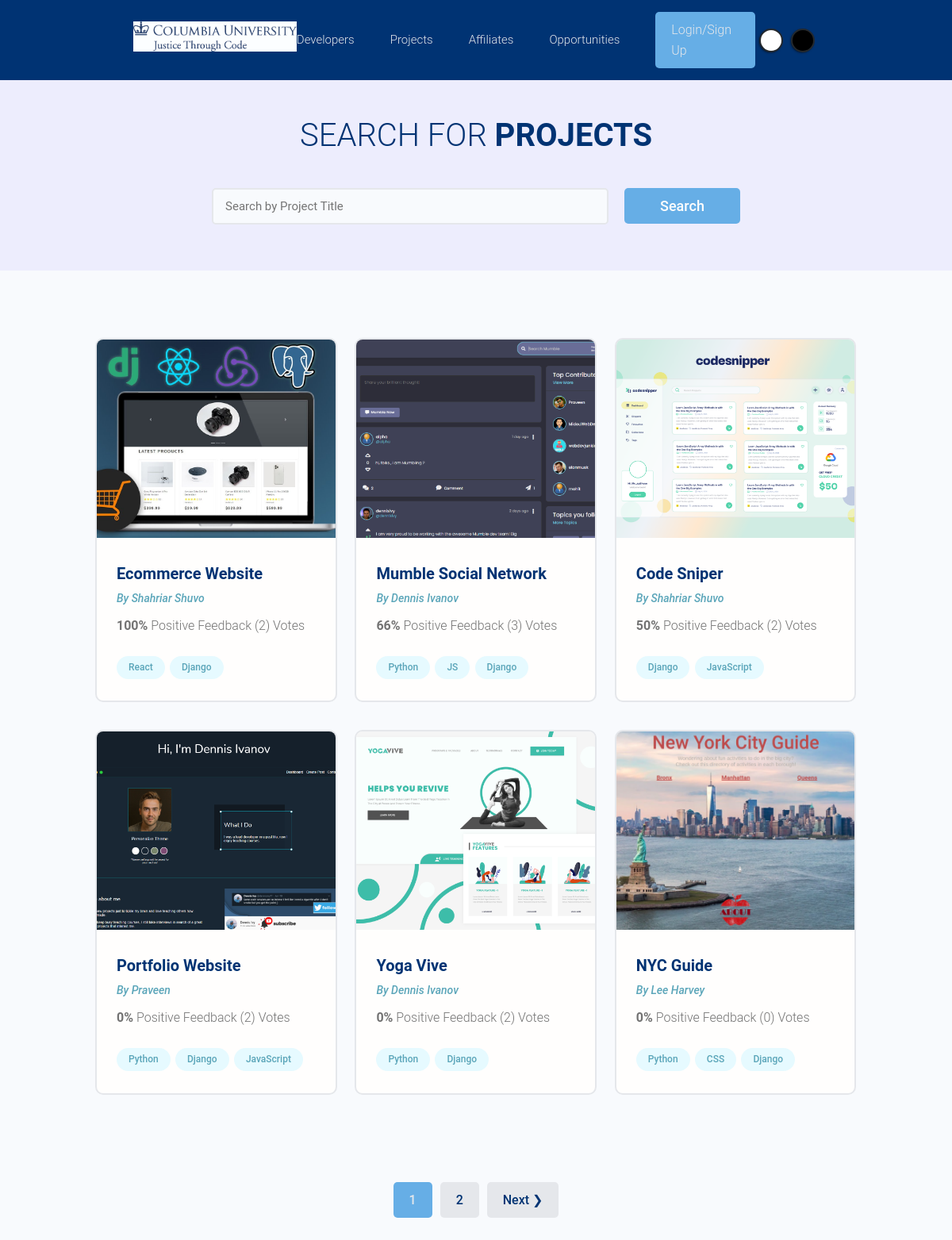
Before: /projects/ with the older database file.
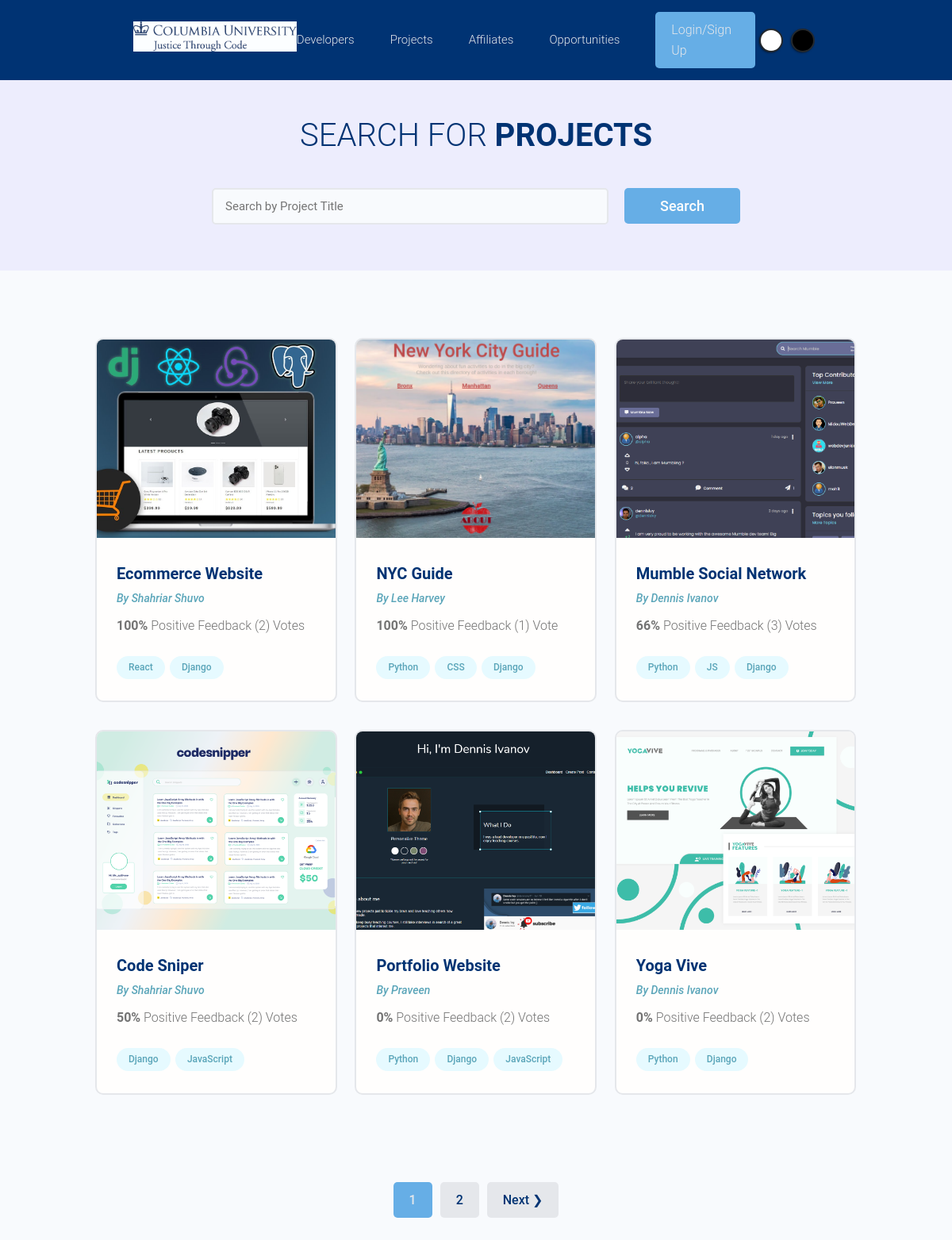
After: the same page with the newer database file.
### projects/models.py (models this page shows, shortened)
class Project(models.Model):
    owner = models.ForeignKey(Profile, null = True, blank = True, on_delete = models.CASCADE)
    title = models.CharField(max_length = 200)
    description = models.TextField(null = True, blank = True)
    featured_image = models.ImageField(null = True, blank = True,
                                        upload_to = 'projects/', default = "projects/default.jpg")
    demo_link = models.CharField(max_length = 2000, null = True, blank = True)
    source_link = models.CharField(max_length = 2000, null = True, blank = True)
    demo = models.BooleanField(default = False, null = True, blank = True)
    tags = models.ManyToManyField('Tag', blank = True)
    vote_total = models.IntegerField(default = 0, null = True, blank = True)
    vote_ratio = models.IntegerField(default = 0, null = True, blank = True)
    created = models.DateTimeField(auto_now_add = True)
    slug = models.SlugField(default = '', editable = False, max_length = 200, null = False)
    id = models.UUIDField(default = uuid.uuid4, unique = True, primary_key = True, editable = False)
    class Meta:
        ordering = ['-vote_ratio', '-vote_total', 'title']
        unique_together = [['slug', 'owner']]
    @property
    def imageURL(self):
        try:
            url = self.featured_image.url
        except:
            url = ''
        return url

class Tag(models.Model):
    name = models.CharField(max_length = 200)
    created = models.DateTimeField(auto_now_add = True)
    id = models.UUIDField(default = uuid.uuid4, unique = True, primary_key = True, editable = False)
    def __str__(self):
        return self.name

### users/models.py (models this page shows, shortened)
class Profile(models.Model):
    user = models.OneToOneField(User, on_delete = models.CASCADE,
                                null = True, blank = True)
    name = models.CharField(max_length = 200, blank = True, null = True)
    email = models.EmailField(max_length = 500, blank = True, null = True)
    username = models.CharField(max_length = 200, blank = True, null = True)
    location = models.CharField(default = 'USA', max_length = 200, blank = True, null = True)
    short_intro = models.CharField(max_length = 200, blank = True, null = True)
    bio = models.TextField(blank = True, null = True)
    profile_image = models.ImageField(null = True, blank = True,
                            upload_to = 'profiles/',
                            default = "profiles/user-default.png")
    profile_type = models.CharField(default='alum', max_length=200)
    organization_name = models.CharField(default = '', max_length = 200, blank = True, null = True)
    created = models.DateTimeField(auto_now_add = True)
    slug = models.SlugField(default = '', editable = True, max_length = 200, null = False)
    id = models.UUIDField(default = uuid.uuid4, unique = True,
                        primary_key = True, editable = False)
    class Meta:
        ordering = ['created']

### projects/views.py (the view)
# urls.py: path('projects/', views.getProjects),
def projects(request):
    projects, search_query = searchProjects(request)
    custom_range, projects = paginateProjects(request, projects, 6)
    context = {'projects': projects, 'search_query': search_query, 'custom_range': custom_range}
    return render(request, 'projects/projects.html', context)

### projects/utils.py (called while the page is built)
def paginateProjects(request, projects, results):
    page = request.GET.get('page')
    paginator = Paginator(projects, results)
    try:
        projects = paginator.page(page)
    except PageNotAnInteger:
        page = 1
        projects = paginator.page(page)
    except EmptyPage:
        page = paginator.num_pages
        projects = paginator.page(page)
    leftIndex = (int(page) - 4)
    if leftIndex < 1:
        leftIndex = 1
    rightIndex = (int(page) + 5)
    if rightIndex > paginator.num_pages:
        rightIndex = paginator.num_pages + 1
    custom_range = range(leftIndex, rightIndex)
    return custom_range, projects

def searchProjects(request):
    search_query = ''
    if request.GET.get('search_query'):
        search_query = request.GET.get('search_query')
    tags = Tag.objects.filter(name__icontains = search_query)
    projects = Project.objects.distinct().filter(
        Q(title__icontains = search_query) |
        Q(description__icontains = search_query) |
        Q(owner__name__icontains = search_query) |
        Q(tags__in = tags)
    )
    return projects, search_query

### projects/templates/projects/projects.html (shortened to what this page needs)
{% extends 'main.html' %}
{% block content %}
<main class="projects">
    <section class="hero-section text-center">
        <div class="container container--narrow">
            <div class="hero-section__box">
                <h2>Search for <span>Projects</span></h2>
            </div>
            <div class="hero-section__search">
                <form id='searchForm' class="form" action="{% url 'projects' %}" method="get">
                    <div class="form__field">
                        <input class="input input--text" id="formInput#search" type="text" name="search_query"
                            placeholder="Search by Project Title" value="{{search_query}}" />
                    </div>
                    <input class="btn btn--sub btn--lg" type="submit" value="Search" />
                </form>
            </div>
        </div>
    </section>
    <section class="projectsList">
        <div class="container">
            <div class="grid grid--three">
                {% for project in projects %}
                <div class="column">
                    <div class="card project">
                        <a href="{% url 'project' slug=project.slug %}" class="project">
                            <img class="project__thumbnail" src="{{ project.imageURL }}" alt="project thumbnail" />
                            <div class="card__body">
                                <h3 class="project__title">{{project.title}}</h3>
                                <p>
                                    <a class="project__author" href="{% url 'user-profile' slug=project.owner.slug %}">
                                        By {{project.owner.name}}
                                    </a>
                                </p>
                                <p class="project--rating">
                                    <span style="font-weight: bold;">{{project.vote_ratio}}%</span> Positive
                                    Feedback ({{project.vote_total}}) Vote{{project.vote_total|pluralize:"s"}}
                                </p>
                                <div class="project__tags">
                                    {% for tag in project.tags.all %}
                                    <span class="tag tag--pill tag--main">
                                        <small>{{tag}}</small>
                                    </span>
                                    {% endfor %}
                                </div>
                            </div>
                        </a>
                    </div>
                </div>
                {% endfor %}
            </div>
        </div>
    </section>
    {% include 'pagination.html' with queryset=projects custom_range=custom_range %}
</main>
{% endblock %}

Changed rows visible on the page:
changed Project "NYC Guide": vote_ratio "0" → "100"; vote_total "0" → "1"; moves up the list
